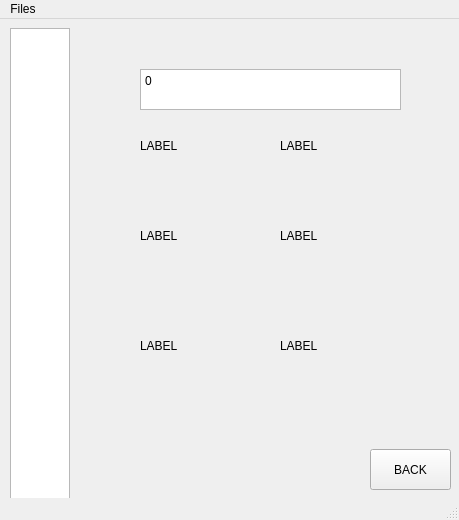
<?xml version="1.0" encoding="UTF-8"?>
<ui version="4.0">
 <class>UnitConvertorMainWindow</class>
 <widget class="QMainWindow" name="UnitConvertorMainWindow">
  <property name="geometry">
   <rect>
    <x>0</x>
    <y>0</y>
    <width>459</width>
    <height>520</height>
   </rect>
  </property>
  <property name="windowTitle">
   <string>MainWindow</string>
  </property>
  <widget class="QWidget" name="centralwidget">
   <widget class="QPushButton" name="back">
    <property name="geometry">
     <rect>
      <x>370</x>
      <y>430</y>
      <width>81</width>
      <height>41</height>
     </rect>
    </property>
    <property name="text">
     <string>BACK</string>
    </property>
   </widget>
   <widget class="QListWidget" name="listWidget">
    <property name="geometry">
     <rect>
      <x>10</x>
      <y>9</y>
      <width>60</width>
      <height>490</height>
     </rect>
    </property>
    <property name="verticalScrollBarPolicy">
     <enum>Qt::ScrollBarAlwaysOff</enum>
    </property>
    <property name="horizontalScrollBarPolicy">
     <enum>Qt::ScrollBarAlwaysOff</enum>
    </property>
   </widget>
   <widget class="QStackedWidget" name="stackedWidget">
    <property name="geometry">
     <rect>
      <x>80</x>
      <y>20</y>
      <width>370</width>
      <height>411</height>
     </rect>
    </property>
    <property name="currentIndex">
     <number>3</number>
    </property>
    <widget class="QWidget" name="page">
     <widget class="QLabel" name="label_6">
      <property name="geometry">
       <rect>
        <x>10</x>
        <y>100</y>
        <width>150</width>
        <height>60</height>
       </rect>
      </property>
      <property name="lineWidth">
       <number>0</number>
      </property>
      <property name="text">
       <string>LABEL</string>
      </property>
      <property name="alignment">
       <set>Qt::AlignLeading|Qt::AlignLeft|Qt::AlignTop</set>
      </property>
      <property name="margin">
       <number>2</number>
      </property>
      <property name="indent">
       <number>-1</number>
      </property>
     </widget>
     <widget class="QLabel" name="label_7">
      <property name="geometry">
       <rect>
        <x>200</x>
        <y>100</y>
        <width>150</width>
        <height>60</height>
       </rect>
      </property>
      <property name="lineWidth">
       <number>0</number>
      </property>
      <property name="text">
       <string>LABEL</string>
      </property>
      <property name="alignment">
       <set>Qt::AlignLeading|Qt::AlignLeft|Qt::AlignTop</set>
      </property>
      <property name="margin">
       <number>2</number>
      </property>
      <property name="indent">
       <number>-1</number>
      </property>
     </widget>
     <widget class="QLabel" name="label_8">
      <property name="geometry">
       <rect>
        <x>10</x>
        <y>200</y>
        <width>150</width>
        <height>60</height>
       </rect>
      </property>
      <property name="lineWidth">
       <number>0</number>
      </property>
      <property name="text">
       <string>LABEL</string>
      </property>
      <property name="alignment">
       <set>Qt::AlignLeading|Qt::AlignLeft|Qt::AlignTop</set>
      </property>
      <property name="margin">
       <number>2</number>
      </property>
      <property name="indent">
       <number>-1</number>
      </property>
     </widget>
     <widget class="QLabel" name="label_9">
      <property name="geometry">
       <rect>
        <x>200</x>
        <y>200</y>
        <width>150</width>
        <height>60</height>
       </rect>
      </property>
      <property name="lineWidth">
       <number>0</number>
      </property>
      <property name="text">
       <string>LABEL</string>
      </property>
      <property name="alignment">
       <set>Qt::AlignLeading|Qt::AlignLeft|Qt::AlignTop</set>
      </property>
      <property name="margin">
       <number>2</number>
      </property>
      <property name="indent">
       <number>-1</number>
      </property>
     </widget>
     <widget class="QLabel" name="label_10">
      <property name="geometry">
       <rect>
        <x>10</x>
        <y>290</y>
        <width>150</width>
        <height>60</height>
       </rect>
      </property>
      <property name="lineWidth">
       <number>0</number>
      </property>
      <property name="text">
       <string>LABEL</string>
      </property>
      <property name="alignment">
       <set>Qt::AlignLeading|Qt::AlignLeft|Qt::AlignTop</set>
      </property>
      <property name="margin">
       <number>2</number>
      </property>
      <property name="indent">
       <number>-1</number>
      </property>
     </widget>
     <widget class="QLabel" name="label_11">
      <property name="geometry">
       <rect>
        <x>200</x>
        <y>290</y>
        <width>150</width>
        <height>60</height>
       </rect>
      </property>
      <property name="lineWidth">
       <number>0</number>
      </property>
      <property name="text">
       <string>LABEL</string>
      </property>
      <property name="alignment">
       <set>Qt::AlignLeading|Qt::AlignLeft|Qt::AlignTop</set>
      </property>
      <property name="margin">
       <number>2</number>
      </property>
      <property name="indent">
       <number>-1</number>
      </property>
     </widget>
     <widget class="QPlainTextEdit" name="plainTextEdit_3">
      <property name="geometry">
       <rect>
        <x>60</x>
        <y>30</y>
        <width>261</width>
        <height>41</height>
       </rect>
      </property>
      <property name="verticalScrollBarPolicy">
       <enum>Qt::ScrollBarAlwaysOff</enum>
      </property>
      <property name="horizontalScrollBarPolicy">
       <enum>Qt::ScrollBarAlwaysOff</enum>
      </property>
      <property name="plainText">
       <string>0
</string>
      </property>
     </widget>
    </widget>
    <widget class="QWidget" name="page_3">
     <widget class="QLabel" name="label_12">
      <property name="geometry">
       <rect>
        <x>10</x>
        <y>110</y>
        <width>150</width>
        <height>60</height>
       </rect>
      </property>
      <property name="lineWidth">
       <number>0</number>
      </property>
      <property name="text">
       <string>0 m</string>
      </property>
      <property name="alignment">
       <set>Qt::AlignLeading|Qt::AlignLeft|Qt::AlignTop</set>
      </property>
      <property name="margin">
       <number>2</number>
      </property>
      <property name="indent">
       <number>-1</number>
      </property>
     </widget>
     <widget class="QLabel" name="label_13">
      <property name="geometry">
       <rect>
        <x>200</x>
        <y>110</y>
        <width>150</width>
        <height>60</height>
       </rect>
      </property>
      <property name="lineWidth">
       <number>0</number>
      </property>
      <property name="text">
       <string>0 km</string>
      </property>
      <property name="alignment">
       <set>Qt::AlignLeading|Qt::AlignLeft|Qt::AlignTop</set>
      </property>
      <property name="margin">
       <number>2</number>
      </property>
      <property name="indent">
       <number>-1</number>
      </property>
     </widget>
     <widget class="QLabel" name="label_14">
      <property name="geometry">
       <rect>
        <x>200</x>
        <y>200</y>
        <width>150</width>
        <height>60</height>
       </rect>
      </property>
      <property name="lineWidth">
       <number>0</number>
      </property>
      <property name="text">
       <string>0 in</string>
      </property>
      <property name="alignment">
       <set>Qt::AlignLeading|Qt::AlignLeft|Qt::AlignTop</set>
      </property>
      <property name="margin">
       <number>2</number>
      </property>
      <property name="indent">
       <number>-1</number>
      </property>
     </widget>
     <widget class="QLabel" name="label_15">
      <property name="geometry">
       <rect>
        <x>10</x>
        <y>200</y>
        <width>150</width>
        <height>60</height>
       </rect>
      </property>
      <property name="lineWidth">
       <number>0</number>
      </property>
      <property name="text">
       <string>0 mm</string>
      </property>
      <property name="alignment">
       <set>Qt::AlignLeading|Qt::AlignLeft|Qt::AlignTop</set>
      </property>
      <property name="margin">
       <number>2</number>
      </property>
      <property name="indent">
       <number>-1</number>
      </property>
     </widget>
     <widget class="QLabel" name="label_16">
      <property name="geometry">
       <rect>
        <x>200</x>
        <y>310</y>
        <width>150</width>
        <height>60</height>
       </rect>
      </property>
      <property name="lineWidth">
       <number>0</number>
      </property>
      <property name="text">
       <string>0 yd</string>
      </property>
      <property name="alignment">
       <set>Qt::AlignLeading|Qt::AlignLeft|Qt::AlignTop</set>
      </property>
      <property name="margin">
       <number>2</number>
      </property>
      <property name="indent">
       <number>-1</number>
      </property>
     </widget>
     <widget class="QLabel" name="label_17">
      <property name="geometry">
       <rect>
        <x>10</x>
        <y>310</y>
        <width>150</width>
        <height>60</height>
       </rect>
      </property>
      <property name="lineWidth">
       <number>0</number>
      </property>
      <property name="text">
       <string>0 ft</string>
      </property>
      <property name="alignment">
       <set>Qt::AlignLeading|Qt::AlignLeft|Qt::AlignTop</set>
      </property>
      <property name="margin">
       <number>2</number>
      </property>
      <property name="indent">
       <number>-1</number>
      </property>
     </widget>
     <widget class="QPlainTextEdit" name="plainTextEdit_2">
      <property name="geometry">
       <rect>
        <x>60</x>
        <y>30</y>
        <width>261</width>
        <height>41</height>
       </rect>
      </property>
      <property name="font">
       <font>
        <family>Segoe UI</family>
        <pointsize>14</pointsize>
        <bold>true</bold>
       </font>
      </property>
      <property name="verticalScrollBarPolicy">
       <enum>Qt::ScrollBarAlwaysOff</enum>
      </property>
      <property name="horizontalScrollBarPolicy">
       <enum>Qt::ScrollBarAlwaysOff</enum>
      </property>
      <property name="plainText">
       <string>0
</string>
      </property>
     </widget>
    </widget>
    <widget class="QWidget" name="page_2">
     <widget class="QLabel" name="label_18">
      <property name="geometry">
       <rect>
        <x>60</x>
        <y>100</y>
        <width>121</width>
        <height>61</height>
       </rect>
      </property>
      <property name="lineWidth">
       <number>0</number>
      </property>
      <property name="text">
       <string>LABEL</string>
      </property>
      <property name="alignment">
       <set>Qt::AlignLeading|Qt::AlignLeft|Qt::AlignTop</set>
      </property>
      <property name="margin">
       <number>2</number>
      </property>
      <property name="indent">
       <number>-1</number>
      </property>
     </widget>
     <widget class="QLabel" name="label_19">
      <property name="geometry">
       <rect>
        <x>210</x>
        <y>100</y>
        <width>111</width>
        <height>61</height>
       </rect>
      </property>
      <property name="lineWidth">
       <number>0</number>
      </property>
      <property name="text">
       <string>LABEL</string>
      </property>
      <property name="alignment">
       <set>Qt::AlignLeading|Qt::AlignLeft|Qt::AlignTop</set>
      </property>
      <property name="margin">
       <number>2</number>
      </property>
      <property name="indent">
       <number>-1</number>
      </property>
     </widget>
     <widget class="QLabel" name="label_20">
      <property name="geometry">
       <rect>
        <x>210</x>
        <y>200</y>
        <width>111</width>
        <height>51</height>
       </rect>
      </property>
      <property name="lineWidth">
       <number>0</number>
      </property>
      <property name="text">
       <string>LABEL</string>
      </property>
      <property name="alignment">
       <set>Qt::AlignLeading|Qt::AlignLeft|Qt::AlignTop</set>
      </property>
      <property name="margin">
       <number>2</number>
      </property>
      <property name="indent">
       <number>-1</number>
      </property>
     </widget>
     <widget class="QLabel" name="label_21">
      <property name="geometry">
       <rect>
        <x>60</x>
        <y>200</y>
        <width>111</width>
        <height>51</height>
       </rect>
      </property>
      <property name="lineWidth">
       <number>0</number>
      </property>
      <property name="text">
       <string>LABEL</string>
      </property>
      <property name="alignment">
       <set>Qt::AlignLeading|Qt::AlignLeft|Qt::AlignTop</set>
      </property>
      <property name="margin">
       <number>2</number>
      </property>
      <property name="indent">
       <number>-1</number>
      </property>
     </widget>
     <widget class="QLabel" name="label_22">
      <property name="geometry">
       <rect>
        <x>60</x>
        <y>300</y>
        <width>111</width>
        <height>60</height>
       </rect>
      </property>
      <property name="lineWidth">
       <number>0</number>
      </property>
      <property name="text">
       <string>LABEL</string>
      </property>
      <property name="alignment">
       <set>Qt::AlignLeading|Qt::AlignLeft|Qt::AlignTop</set>
      </property>
      <property name="margin">
       <number>2</number>
      </property>
      <property name="indent">
       <number>-1</number>
      </property>
     </widget>
     <widget class="QLabel" name="label_23">
      <property name="geometry">
       <rect>
        <x>210</x>
        <y>300</y>
        <width>111</width>
        <height>60</height>
       </rect>
      </property>
      <property name="lineWidth">
       <number>0</number>
      </property>
      <property name="text">
       <string>LABEL</string>
      </property>
      <property name="alignment">
       <set>Qt::AlignLeading|Qt::AlignLeft|Qt::AlignTop</set>
      </property>
      <property name="margin">
       <number>2</number>
      </property>
      <property name="indent">
       <number>-1</number>
      </property>
     </widget>
     <widget class="QPlainTextEdit" name="plainTextEdit">
      <property name="geometry">
       <rect>
        <x>60</x>
        <y>30</y>
        <width>261</width>
        <height>41</height>
       </rect>
      </property>
      <property name="verticalScrollBarPolicy">
       <enum>Qt::ScrollBarAlwaysOff</enum>
      </property>
      <property name="horizontalScrollBarPolicy">
       <enum>Qt::ScrollBarAlwaysOff</enum>
      </property>
      <property name="plainText">
       <string>0
</string>
      </property>
     </widget>
    </widget>
    <widget class="QWidget" name="page_4">
     <widget class="QPlainTextEdit" name="plainTextEdit_4">
      <property name="geometry">
       <rect>
        <x>60</x>
        <y>30</y>
        <width>261</width>
        <height>41</height>
       </rect>
      </property>
      <property name="verticalScrollBarPolicy">
       <enum>Qt::ScrollBarAlwaysOff</enum>
      </property>
      <property name="horizontalScrollBarPolicy">
       <enum>Qt::ScrollBarAlwaysOff</enum>
      </property>
      <property name="plainText">
       <string>0
</string>
      </property>
     </widget>
     <widget class="QLabel" name="label_24">
      <property name="geometry">
       <rect>
        <x>60</x>
        <y>100</y>
        <width>121</width>
        <height>61</height>
       </rect>
      </property>
      <property name="lineWidth">
       <number>0</number>
      </property>
      <property name="text">
       <string>LABEL</string>
      </property>
      <property name="alignment">
       <set>Qt::AlignLeading|Qt::AlignLeft|Qt::AlignTop</set>
      </property>
      <property name="margin">
       <number>2</number>
      </property>
      <property name="indent">
       <number>-1</number>
      </property>
     </widget>
     <widget class="QLabel" name="label_25">
      <property name="geometry">
       <rect>
        <x>200</x>
        <y>100</y>
        <width>121</width>
        <height>61</height>
       </rect>
      </property>
      <property name="lineWidth">
       <number>0</number>
      </property>
      <property name="text">
       <string>LABEL</string>
      </property>
      <property name="alignment">
       <set>Qt::AlignLeading|Qt::AlignLeft|Qt::AlignTop</set>
      </property>
      <property name="margin">
       <number>2</number>
      </property>
      <property name="indent">
       <number>-1</number>
      </property>
     </widget>
     <widget class="QLabel" name="label_26">
      <property name="geometry">
       <rect>
        <x>200</x>
        <y>190</y>
        <width>121</width>
        <height>61</height>
       </rect>
      </property>
      <property name="lineWidth">
       <number>0</number>
      </property>
      <property name="text">
       <string>LABEL</string>
      </property>
      <property name="alignment">
       <set>Qt::AlignLeading|Qt::AlignLeft|Qt::AlignTop</set>
      </property>
      <property name="margin">
       <number>2</number>
      </property>
      <property name="indent">
       <number>-1</number>
      </property>
     </widget>
     <widget class="QLabel" name="label_27">
      <property name="geometry">
       <rect>
        <x>60</x>
        <y>190</y>
        <width>121</width>
        <height>61</height>
       </rect>
      </property>
      <property name="lineWidth">
       <number>0</number>
      </property>
      <property name="text">
       <string>LABEL</string>
      </property>
      <property name="alignment">
       <set>Qt::AlignLeading|Qt::AlignLeft|Qt::AlignTop</set>
      </property>
      <property name="margin">
       <number>2</number>
      </property>
      <property name="indent">
       <number>-1</number>
      </property>
     </widget>
     <widget class="QLabel" name="label_28">
      <property name="geometry">
       <rect>
        <x>200</x>
        <y>300</y>
        <width>121</width>
        <height>61</height>
       </rect>
      </property>
      <property name="lineWidth">
       <number>0</number>
      </property>
      <property name="text">
       <string>LABEL</string>
      </property>
      <property name="alignment">
       <set>Qt::AlignLeading|Qt::AlignLeft|Qt::AlignTop</set>
      </property>
      <property name="margin">
       <number>2</number>
      </property>
      <property name="indent">
       <number>-1</number>
      </property>
     </widget>
     <widget class="QLabel" name="label_29">
      <property name="geometry">
       <rect>
        <x>60</x>
        <y>300</y>
        <width>121</width>
        <height>61</height>
       </rect>
      </property>
      <property name="lineWidth">
       <number>0</number>
      </property>
      <property name="text">
       <string>LABEL</string>
      </property>
      <property name="alignment">
       <set>Qt::AlignLeading|Qt::AlignLeft|Qt::AlignTop</set>
      </property>
      <property name="margin">
       <number>2</number>
      </property>
      <property name="indent">
       <number>-1</number>
      </property>
     </widget>
    </widget>
    <widget class="QWidget" name="page_5">
     <widget class="QPushButton" name="pushButton_5">
      <property name="geometry">
       <rect>
        <x>150</x>
        <y>110</y>
        <width>80</width>
        <height>24</height>
       </rect>
      </property>
      <property name="text">
       <string>PG5</string>
      </property>
     </widget>
     <widget class="QPlainTextEdit" name="plainTextEdit_5">
      <property name="geometry">
       <rect>
        <x>60</x>
        <y>30</y>
        <width>261</width>
        <height>41</height>
       </rect>
      </property>
      <property name="verticalScrollBarPolicy">
       <enum>Qt::ScrollBarAlwaysOff</enum>
      </property>
      <property name="horizontalScrollBarPolicy">
       <enum>Qt::ScrollBarAlwaysOff</enum>
      </property>
      <property name="plainText">
       <string>0
</string>
      </property>
     </widget>
    </widget>
    <widget class="QWidget" name="page_6">
     <widget class="QPushButton" name="pushButton_6">
      <property name="geometry">
       <rect>
        <x>190</x>
        <y>120</y>
        <width>80</width>
        <height>24</height>
       </rect>
      </property>
      <property name="text">
       <string>PG6</string>
      </property>
     </widget>
     <widget class="QPlainTextEdit" name="plainTextEdit_6">
      <property name="geometry">
       <rect>
        <x>60</x>
        <y>30</y>
        <width>261</width>
        <height>41</height>
       </rect>
      </property>
      <property name="verticalScrollBarPolicy">
       <enum>Qt::ScrollBarAlwaysOff</enum>
      </property>
      <property name="horizontalScrollBarPolicy">
       <enum>Qt::ScrollBarAlwaysOff</enum>
      </property>
      <property name="plainText">
       <string>0
</string>
      </property>
     </widget>
    </widget>
    <widget class="QWidget" name="page_7">
     <widget class="QPushButton" name="pushButton_7">
      <property name="geometry">
       <rect>
        <x>120</x>
        <y>110</y>
        <width>80</width>
        <height>24</height>
       </rect>
      </property>
      <property name="text">
       <string>PG7</string>
      </property>
     </widget>
     <widget class="QPlainTextEdit" name="plainTextEdit_7">
      <property name="geometry">
       <rect>
        <x>60</x>
        <y>30</y>
        <width>261</width>
        <height>41</height>
       </rect>
      </property>
      <property name="verticalScrollBarPolicy">
       <enum>Qt::ScrollBarAlwaysOff</enum>
      </property>
      <property name="horizontalScrollBarPolicy">
       <enum>Qt::ScrollBarAlwaysOff</enum>
      </property>
      <property name="plainText">
       <string>0
</string>
      </property>
     </widget>
    </widget>
    <widget class="QWidget" name="page_8">
     <widget class="QPushButton" name="pushButton_8">
      <property name="geometry">
       <rect>
        <x>170</x>
        <y>150</y>
        <width>80</width>
        <height>24</height>
       </rect>
      </property>
      <property name="text">
       <string>PG8</string>
      </property>
     </widget>
     <widget class="QPlainTextEdit" name="plainTextEdit_8">
      <property name="geometry">
       <rect>
        <x>60</x>
        <y>30</y>
        <width>261</width>
        <height>41</height>
       </rect>
      </property>
      <property name="verticalScrollBarPolicy">
       <enum>Qt::ScrollBarAlwaysOff</enum>
      </property>
      <property name="horizontalScrollBarPolicy">
       <enum>Qt::ScrollBarAlwaysOff</enum>
      </property>
      <property name="plainText">
       <string>0
</string>
      </property>
     </widget>
    </widget>
    <widget class="QWidget" name="page_9">
     <widget class="QPushButton" name="pushButton_9">
      <property name="geometry">
       <rect>
        <x>130</x>
        <y>140</y>
        <width>80</width>
        <height>24</height>
       </rect>
      </property>
      <property name="text">
       <string>PG9</string>
      </property>
     </widget>
     <widget class="QPlainTextEdit" name="plainTextEdit_9">
      <property name="geometry">
       <rect>
        <x>60</x>
        <y>30</y>
        <width>261</width>
        <height>41</height>
       </rect>
      </property>
      <property name="verticalScrollBarPolicy">
       <enum>Qt::ScrollBarAlwaysOff</enum>
      </property>
      <property name="horizontalScrollBarPolicy">
       <enum>Qt::ScrollBarAlwaysOff</enum>
      </property>
      <property name="plainText">
       <string>0
</string>
      </property>
     </widget>
    </widget>
   </widget>
  </widget>
  <widget class="QMenuBar" name="menubar">
   <property name="geometry">
    <rect>
     <x>0</x>
     <y>0</y>
     <width>459</width>
     <height>21</height>
    </rect>
   </property>
   <widget class="QMenu" name="menuFiles">
    <property name="title">
     <string>Files</string>
    </property>
    <widget class="QMenu" name="menuThemes">
     <property name="title">
      <string>Themes</string>
     </property>
     <widget class="QMenu" name="menuImages">
      <property name="title">
       <string>Images</string>
      </property>
      <addaction name="separator"/>
      <addaction name="actionThemes_1"/>
      <addaction name="separator"/>
      <addaction name="actionThemes_2"/>
      <addaction name="actionThemes_3"/>
      <addaction name="actionThemes_4"/>
     </widget>
     <addaction name="menuImages"/>
    </widget>
    <addaction name="separator"/>
    <addaction name="separator"/>
    <addaction name="actionExit"/>
    <addaction name="menuThemes"/>
   </widget>
   <addaction name="menuFiles"/>
  </widget>
  <widget class="QStatusBar" name="statusbar"/>
  <action name="actionExit">
   <property name="text">
    <string>Exit</string>
   </property>
  </action>
  <action name="actionThemes_1">
   <property name="text">
    <string>Themes_1</string>
   </property>
  </action>
  <action name="actionThemes_2">
   <property name="text">
    <string>Themes_2</string>
   </property>
  </action>
  <action name="actionThemes_3">
   <property name="text">
    <string>Themes_3</string>
   </property>
  </action>
  <action name="actionThemes_4">
   <property name="text">
    <string>Themes_4</string>
   </property>
  </action>
 </widget>
 <resources/>
 <connections/>
</ui>
